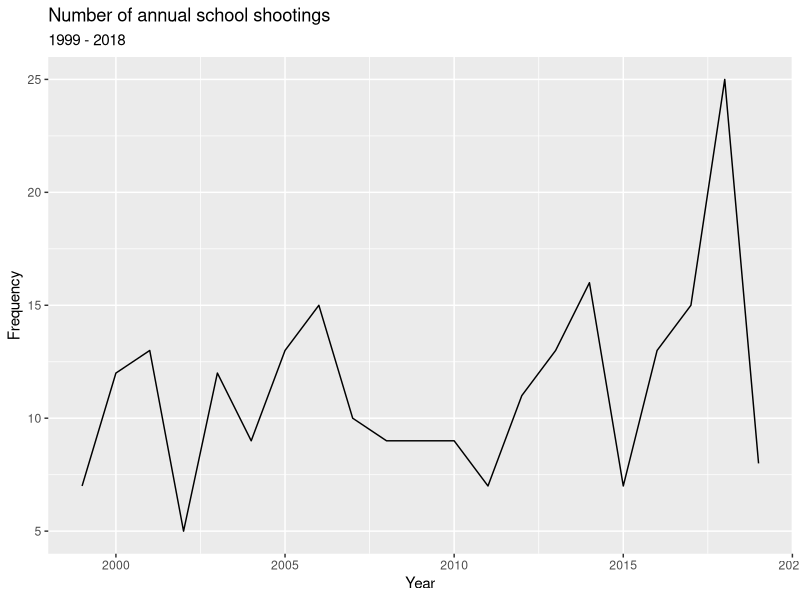
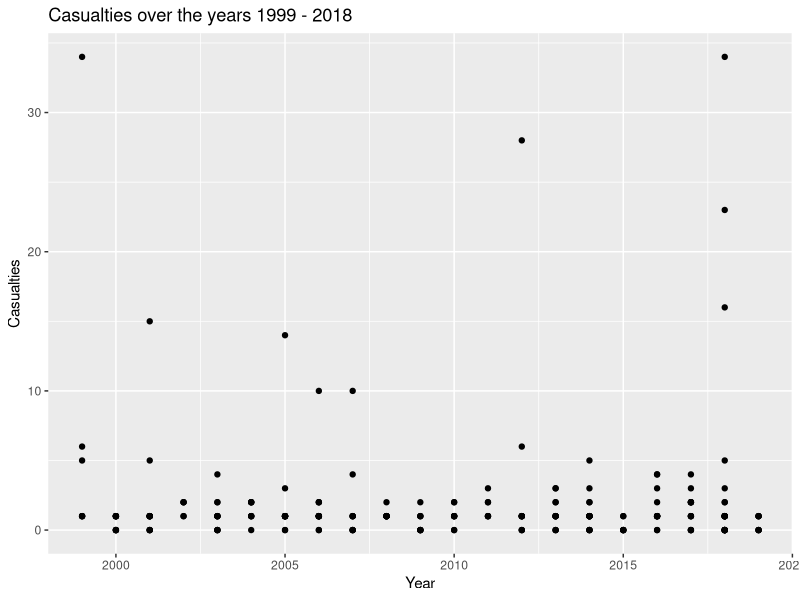
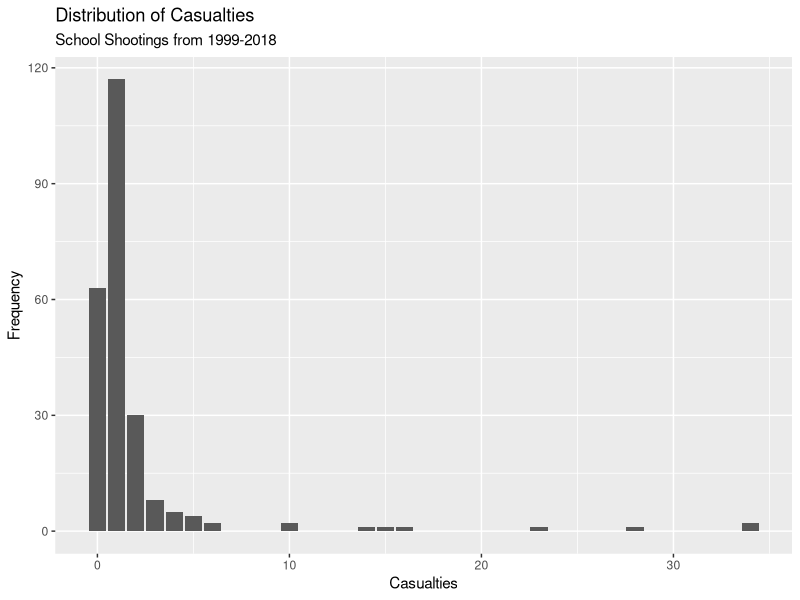

Source code (R) for these figures, in order:
## ---- chunk 1
knitr::opts_chunk$set(echo = FALSE)
## ---- chunk 2
library(tidyverse)
library(broom)

## ---- chunk 3
school_shootings <- read_csv("../data/school-shootings-data.csv")
## ---- chunk 4
school_shootings <- school_shootings %>%
  mutate(white_percent = white/enrollment,
         black_percent = black/enrollment,
         hispanic_percent = hispanic/enrollment,
         asian_percent = asian/enrollment)
## ---- chunk 5
school_shootings <- school_shootings %>%
  mutate(lunch_percent = lunch/enrollment)
## ---- chunk 6
school_shootings %>%
  group_by(year) %>%
  count() %>%
  ggplot(mapping = aes(x = year, y = n)) +
  geom_line() +
  labs(title = "Number of annual school shootings", subtitle = "1999 - 2018") +
  ylab("Frequency") +
  xlab("Year")

## ---- chunk 7
school_shootings %>%
  ggplot(mapping = aes(x = year, y = casualties)) +
  geom_point() +
  labs(title = "Casualties over the years 1999 - 2018") +
  ylab("Casualties") +
  xlab("Year")
## ---- chunk 8
school_shootings %>%
  ggplot(mapping = aes(x = casualties)) +
  geom_bar() +
  labs(title = "Distribution of Casualties", subtitle = "School Shootings from 1999-2018") +
  xlab("Casualties") +
  ylab("Frequency")
## ---- chunk 9
school_shootings %>%
  group_by(shooting_type) %>%
  count() %>%
  arrange(desc(n))
## ---- chunk 10
school_shootings %>%
  group_by(day_of_week) %>%
  count() %>%
  arrange(desc(n))
## ---- chunk 11
school_shootings <- school_shootings %>%
  select(school_name, 
         district_name, 
         date, 
         school_year, 
         year, 
         time, 
         day_of_week, 
         city, 
         state, 
         school_type, 
         enrollment, 
         killed, 
         injured, 
         casualties, 
         shooting_type, 
         age_shooter1, 
         age_shooter2, 
         gender_shooter1, 
         gender_shooter2, 
         race_ethnicity_shooter1, 
         race_ethnicity_shooter2, 
         shooter_relationship1, 
         shooter_relationship2, 
         resource_officer, 
         weapon, 
         staffing, 
         white_percent, 
         black_percent, 
         hispanic_percent, 
         asian_percent, 
         lunch_percent)
## ---- chunk 12
mod_cas <- lm(casualties ~ 
              enrollment +
              factor(shooting_type) +
              staffing + 
              white_percent + 
              black_percent +
              hispanic_percent +
              asian_percent +
              lunch_percent +
              factor(resource_officer) +
              factor(day_of_week),
              data = school_shootings)

#glance(mod_cas)$adj.r.squared

perf_model <- step(mod_cas, direction = "backward")

perf_model %>%
  tidy() %>%
  select(term, estimate)

glance(perf_model)$adj.r.squared
